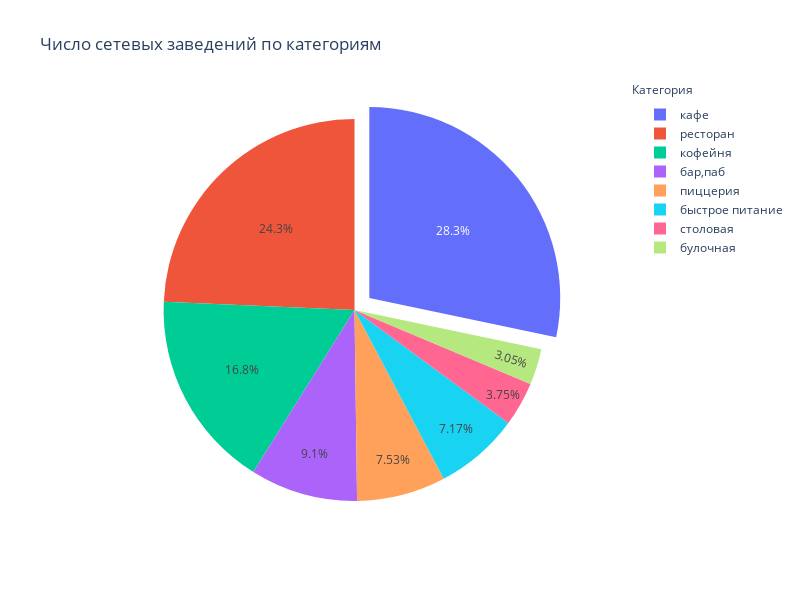

Notebook cell for this chart:
### Code cell
# строим диаграмму с сегментами
fig = go.Figure(data=[go.Pie(labels=data_chain['category'], # указываем значения, которые появятся на метках сегментов
                             values=data_chain['count'], # указываем данные, которые отобразятся на графике
                             pull = [0.1, 0])]) # добавляем аргумент, который выделит сегмент-лидер на графике
fig.update_layout(title='Число сетевых заведений по категориям', # указываем заголовок графика
                  width=800, # указываем размеры графика
                  height=600,
                  annotations=[dict(x=1.12, # вручную настраиваем аннотацию легенды
                                    y=1.05,
                                    text='Категория',
                                    showarrow=False)])
fig.show() # выводим график

### Figure 1 — Plotly figure (JSON) as saved in the notebook; plotly's stock layout.template omitted (floating-point values rounded to 4 significant figures)
{"data": [{"labels": ["кафе", "ресторан", "кофейня", "бар,паб", "пиццерия", "быстрое питание", "столовая", "булочная"], "pull": [0.1, 0], "type": "pie", "values": [2378, 2043, 1413, 765, 633, 603, 315, 256]}], "layout": {"annotations": [{"showarrow": false, "text": "Категория", "x": 1.12, "y": 1.05}], "height": 600, "title": {"text": "Число сетевых заведений по категориям"}, "width": 800}}
